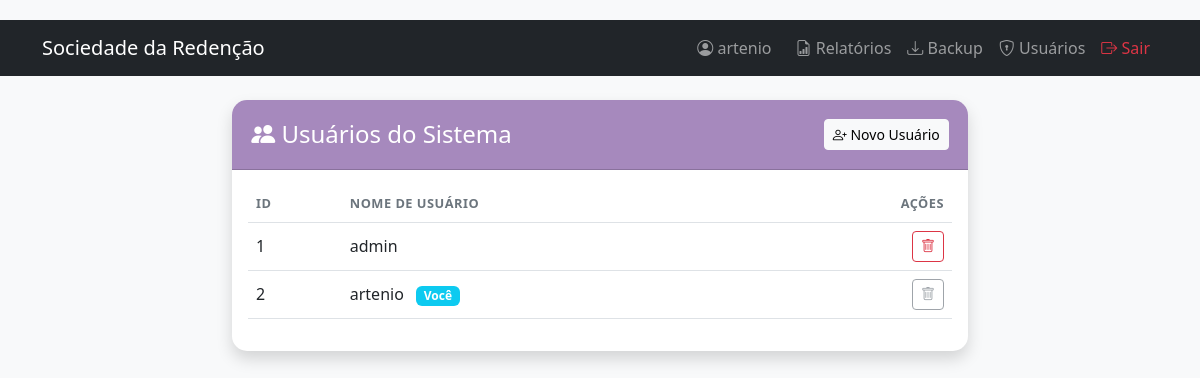
The app's page /usuarios (signed in) with its own data.
### models.py (models this page shows)
class Usuario(db.Model):
    id = db.Column(db.Integer, primary_key=True)
    username = db.Column(db.String(50), unique=True, nullable=False)
    password = db.Column(db.String(200), nullable=False)

### app.py (the view)
@app.route('/usuarios')
@login_required
def listar_usuarios():
    usuarios = Usuario.query.all()
    return render_template('usuarios.html', usuarios=usuarios)

### app.py (called while the page is built)
@app.teardown_appcontext
def shutdown_session(exception=None):
    db.session.remove()

def login_required(f):
    @wraps(f)
    def decorated_function(*args, **kwargs):
        if 'logged_in' not in session:
            return redirect(url_for('login'))
        return f(*args, **kwargs)
    return decorated_function

@app.context_processor
def utility_processor():
    def format_currency(value): return f"R$ {value:,.2f}".replace('.', ',') if value else "R$ 0,00"
    def format_date(value): return value.strftime('%d/%m/%Y') if value else ""
    def format_boolean(value): return "SIM" if value else "NÃO"
    return dict(format_currency=format_currency, format_date=format_date, format_boolean=format_boolean)

### templates/usuarios.html
{% extends "base.html" %}
{% block content %}
<div class="row justify-content-center">
    <div class="col-md-8">
        <div class="card shadow">
            <div class="card-header d-flex justify-content-between align-items-center">
                <h4 class="mb-0"><i class="bi bi-people-fill"></i> Usuários do Sistema</h4>
                <a href="{{ url_for('registrar_usuario') }}" class="btn btn-light btn-sm">
                    <i class="bi bi-person-plus"></i> Novo Usuário
                </a>
            </div>
            <div class="card-body">
                <div class="table-responsive">
                    <table class="table table-hover">
                        <thead>
                            <tr>
                                <th>ID</th>
                                <th>Nome de Usuário</th>
                                <th class="text-end">Ações</th>
                            </tr>
                        </thead>
                        <tbody>
                            {% for user in usuarios %}
                            <tr>
                                <td>{{ user.id }}</td>
                                <td>
                                    {{ user.username }}
                                    {% if user.id == session.user_id %}
                                        <span class="badge bg-info ms-2">Você</span>
                                    {% endif %}
                                </td>
                                <td class="text-end">
                                    {% if user.id != session.user_id %}
                                    <form action="{{ url_for('excluir_usuario', id=user.id) }}" method="POST"
                                          onsubmit="return confirm('Excluir este acesso? Ele perderá a entrada no sistema.');" class="d-inline">
                                        <button type="submit" class="btn btn-sm btn-outline-danger">
                                            <i class="bi bi-trash"></i>
                                        </button>
                                    </form>
                                    {% else %}
                                    <button class="btn btn-sm btn-outline-secondary" disabled title="Você não pode se excluir">
                                        <i class="bi bi-trash"></i>
                                    </button>
                                    {% endif %}
                                </td>
                            </tr>
                            {% endfor %}
                        </tbody>
                    </table>
                </div>
            </div>
        </div>
    </div>
</div>
{% endblock %}

### templates/base.html (shortened to what this page needs)
<!DOCTYPE html>
<html lang="pt-BR">
<head>
    <link href="https://cdn.jsdelivr.net/npm/bootstrap@5.3.0/dist/css/bootstrap.min.css" rel="stylesheet">
    <link rel="stylesheet" href="https://cdn.jsdelivr.net/npm/bootstrap-icons@1.10.0/font/bootstrap-icons.css">
    <link rel="stylesheet" href="{{ url_for('static', filename='css/style.css') }}">
</head>
<body>
    <nav class="navbar navbar-expand-lg navbar-dark bg-dark mb-4 no-print">
        <div class="container">
            <a class="navbar-brand" href="{{ url_for('index') }}">Sociedade da Redenção</a>
            {% if session.logged_in %}
            <div class="collapse navbar-collapse" id="navbarNav">
                <div class="navbar-nav ms-auto align-items-center">
                    <span class="navbar-text me-3">
                        <i class="bi bi-person-circle"></i> {{ session.username }}
                    </span>
                    <a class="nav-link" href="{{ url_for('relatorio') }}">
                        <i class="bi bi-file-earmark-bar-graph"></i> Relatórios
                    </a>
                    <a class="nav-link" href="{{ url_for('backup_db') }}" title="Baixar Cópia de Segurança do Banco de Dados">
                        <i class="bi bi-download"></i> Backup
                    </a>
                    <a class="nav-link" href="{{ url_for('listar_usuarios') }}">
                        <i class="bi bi-shield-lock"></i> Usuários
                    </a>
                    <a class="nav-link text-danger" href="{{ url_for('logout') }}">
                        <i class="bi bi-box-arrow-right"></i> Sair
                    </a>
                </div>
            </div>
            {% endif %}
        </div>
    </nav>
    <div class="container">
        {% block content %}{% endblock %}
    </div>
</body>
</html>

### static/css/style.css (style rules this page uses)
:root { --primary-color: #a689bd; --secondary-color: #2d2d2d; --success-color: #28a745; --info-color: #17a2b8; --warning-color: #ffc107; --danger-color: #dc3545; --light-color: #f8f9fa; --dark-color: #2d2d2d; }
body { background-color: #f8f9fa; font-family: 'Segoe UI', Tahoma, Geneva, Verdana, sans-serif; padding-top: 20px; }
.card { border: none; box-shadow: 0 0 25px rgba(0,0,0,0.06); border-radius: 15px; margin-bottom: 25px; }
.card-header { background-color: var(--primary-color); color: white; border-radius: 15px 15px 0 0 !important; padding: 1.2rem; font-weight: 600; }
.table { vertical-align: middle; }
.table thead th { border-top: none; text-transform: uppercase; font-size: 0.8rem; letter-spacing: 0.5px; color: #6c757d; }

### records on screen
Usuario: username "artenio", id "2", shows "Você"
Usuario: id "1", username "admin"
